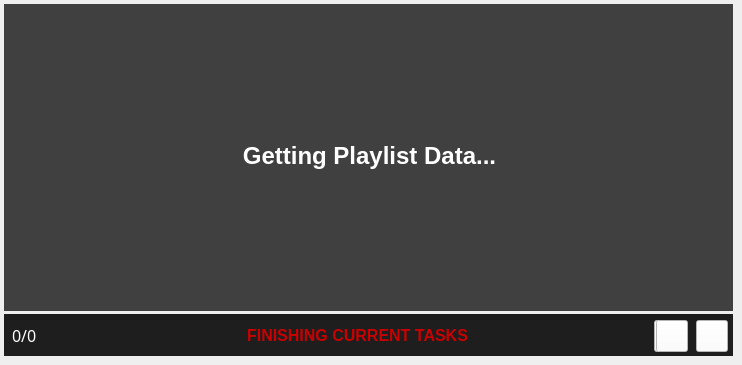
   <widget class="QWidget" name="ProcessingScreen">
    <widget class="QLabel" name="PauseWarning">
     <property name="enabled">
      <bool>true</bool>
     </property>
     <property name="geometry">
      <rect>
       <x>62</x>
       <y>320</y>
       <width>591</width>
       <height>30</height>
      </rect>
     </property>
     <property name="font">
      <font>
       <family>Segoe UI</family>
       <pointsize>12</pointsize>
       <bold>true</bold>
      </font>
     </property>
     <property name="styleSheet">
      <string notr="true">color: rgb(200, 0, 0);
background-color: rgb(30, 30, 30);</string>
     </property>
     <property name="text">
      <string>FINISHING CURRENT TASKS</string>
     </property>
     <property name="alignment">
      <set>Qt::AlignmentFlag::AlignCenter</set>
     </property>
    </widget>
    <widget class="QPushButton" name="PlayButton">
     <property name="enabled">
      <bool>true</bool>
     </property>
     <property name="geometry">
      <rect>
       <x>654</x>
       <y>320</y>
       <width>32</width>
       <height>32</height>
      </rect>
     </property>
     <property name="font">
      <font>
       <family>Segoe UI</family>
       <pointsize>16</pointsize>
      </font>
     </property>
     <property name="styleSheet">
      <string notr="true">background-color: rgb(255, 255, 255);</string>
     </property>
     <property name="text">
      <string/>
     </property>
     <property name="icon">
      <iconset resource="SpotifyDownloader.qrc">
       <normaloff>:/SpotifyDownloader/Icons/PlayButton_B.png</normaloff>:/SpotifyDownloader/Icons/PlayButton_B.png</iconset>
     </property>
     <property name="iconSize">
      <size>
       <width>25</width>
       <height>25</height>
      </size>
     </property>
     <property name="autoDefault">
      <bool>false</bool>
     </property>
     <property name="default">
      <bool>false</bool>
     </property>
     <property name="flat">
      <bool>false</bool>
     </property>
    </widget>
    <widget class="QLabel" name="SongCount">
     <property name="geometry">
      <rect>
       <x>12</x>
       <y>320</y>
       <width>41</width>
       <height>30</height>
      </rect>
     </property>
     <property name="font">
      <font>
       <family>Impact</family>
       <pointsize>12</pointsize>
       <bold>false</bold>
      </font>
     </property>
     <property name="styleSheet">
      <string notr="true">background-color: rgb(30, 30, 30);
color: rgb(255, 255, 255);</string>
     </property>
     <property name="text">
      <string>0/0</string>
     </property>
     <property name="alignment">
      <set>Qt::AlignmentFlag::AlignLeading|Qt::AlignmentFlag::AlignLeft|Qt::AlignmentFlag::AlignVCenter</set>
     </property>
     <property name="margin">
      <number>5</number>
     </property>
    </widget>
    <widget class="QPushButton" name="PauseButton">
     <property name="geometry">
      <rect>
       <x>656</x>
       <y>320</y>
       <width>32</width>
       <height>32</height>
      </rect>
     </property>
     <property name="font">
      <font>
       <family>Segoe UI</family>
       <pointsize>16</pointsize>
      </font>
     </property>
     <property name="styleSheet">
      <string notr="true">background-color: rgb(255, 255, 255);</string>
     </property>
     <property name="text">
      <string/>
     </property>
     <property name="icon">
      <iconset resource="SpotifyDownloader.qrc">
       <normaloff>:/SpotifyDownloader/Icons/Pause_Icon_B.png</normaloff>:/SpotifyDownloader/Icons/Pause_Icon_B.png</iconset>
     </property>
     <property name="iconSize">
      <size>
       <width>25</width>
       <height>25</height>
      </size>
     </property>
     <property name="autoDefault">
      <bool>false</bool>
     </property>
     <property name="default">
      <bool>false</bool>
     </property>
     <property name="flat">
      <bool>false</bool>
     </property>
    </widget>
    <widget class="QFrame" name="BottomBacking">
     <property name="geometry">
      <rect>
       <x>4</x>
       <y>314</y>
       <width>729</width>
       <height>42</height>
      </rect>
     </property>
     <property name="styleSheet">
      <string notr="true">background-color: rgb(30, 30, 30);</string>
     </property>
     <property name="frameShape">
      <enum>QFrame::Shape::NoFrame</enum>
     </property>
    </widget>
    <widget class="QScrollArea" name="DownloadingScrollArea">
     <property name="enabled">
      <bool>true</bool>
     </property>
     <property name="geometry">
      <rect>
       <x>4</x>
       <y>4</y>
       <width>729</width>
       <height>307</height>
      </rect>
     </property>
     <property name="styleSheet">
      <string notr="true">* {
	background-color: rgb(64, 64, 64);
	color: rgb(255, 255, 255);
	selection-background-color: rgb(0, 120, 215);
}

QScrollBar {
	border: none;
}

/* VERTICAL SCROLLBAR */
 QScrollBar:vertical {
	border: none;
    background: rgb(50, 50, 50);
    width: 14px;
	margin: 15px 0 15px 0;
	border-radius: 0px;
 }

/*  HANDLE BAR VERTICAL */
QScrollBar::handle:vertical {	
	background-color: rgb(100, 100, 100);
	min-height: 30px;
	border-radius: 4px;
}

QScrollBar::handle:vertical:hover {	
	background-color: rgb(120, 120, 120);
}

QScrollBar::handle:vertical:pressed {	
	background-color: rgb(140, 140, 140);
}

/* BTN TOP - SCROLLBAR */
QScrollBar::sub-line:vertical {
	border: none;
	background-color: rgb(100, 100, 100);
	height: 15px;
	padding-bottom: -2px;
	border-bottom: 2px solid rgb(50, 50, 50);
	border-top-left-radius: 4px;
	border-top-right-radius: 4px;
	subcontrol-position: top;
	subcontrol-origin: margin;
}
QScrollBar::sub-line:vertical:hover {	
	background-color: rgb(120, 120, 120);
}
QScrollBar::sub-line:vertical:pressed {	
	background-color: rgb(140, 140, 140);
}

/* BTN BOTTOM - SCROLLBAR */
QScrollBar::add-line:vertical {
	border: none;
	background-color: rgb(100, 100, 100);
	height: 15px;
	padding-top: -2px;
	border-top: 2px solid rgb(50, 50, 50);
	border-bottom-left-radius: 4px;
	border-bottom-right-radius: 4px;
	subcontrol-position: bottom;
	subcontrol-origin: margin;
}
QScrollBar::add-line:vertical:hover {	
	background-color: rgb(140, 140, 140);
}
QScrollBar::add-line:vertical:pressed {	
	background-color: rgb(150, 150, 150);
}

/* RESET ARROW */
QScrollBar::up-arrow:vertical, QScrollBar::down-arrow:vertical {
	background: none;
}
QScrollBar::add-page:vertical, QScrollBar::sub-page:vertical {
	background: none;
}</string>
     </property>
     <property name="frameShape">
      <enum>QFrame::Shape::NoFrame</enum>
     </property>
     <property name="lineWidth">
      <number>1</number>
     </property>
     <property name="verticalScrollBarPolicy">
      <enum>Qt::ScrollBarPolicy::ScrollBarAsNeeded</enum>
     </property>
     <property name="horizontalScrollBarPolicy">
      <enum>Qt::ScrollBarPolicy::ScrollBarAsNeeded</enum>
     </property>
     <property name="sizeAdjustPolicy">
      <enum>QAbstractScrollArea::SizeAdjustPolicy::AdjustIgnored</enum>
     </property>
     <property name="widgetResizable">
      <bool>true</bool>
     </property>
     <widget class="QWidget" name="downloadingScrollAreaWidgetContents">
      <property name="geometry">
       <rect>
        <x>0</x>
        <y>0</y>
        <width>729</width>
        <height>307</height>
       </rect>
      </property>
      <property name="styleSheet">
       <string notr="true"/>
      </property>
      <layout class="QVBoxLayout" name="ScrollLayout_2">
       <property name="sizeConstraint">
        <enum>QLayout::SizeConstraint::SetDefaultConstraint</enum>
       </property>
       <item>
        <layout class="QVBoxLayout" name="DownloadingSpaceFillerLayout">
         <property name="spacing">
          <number>6</number>
         </property>
         <item>
          <widget class="QFrame" name="DownloadingSpaceFillerFrame">
           <property name="frameShape">
            <enum>QFrame::Shape::NoFrame</enum>
           </property>
          </widget>
         </item>
        </layout>
       </item>
      </layout>
     </widget>
    </widget>
    <widget class="QPushButton" name="CancelButton">
     <property name="enabled">
      <bool>true</bool>
     </property>
     <property name="geometry">
      <rect>
       <x>696</x>
       <y>320</y>
       <width>32</width>
       <height>32</height>
      </rect>
     </property>
     <property name="font">
      <font>
       <family>Segoe UI</family>
       <pointsize>16</pointsize>
      </font>
     </property>
     <property name="styleSheet">
      <string notr="true">background-color: rgb(255, 255, 255);</string>
     </property>
     <property name="text">
      <string/>
     </property>
     <property name="icon">
      <iconset resource="SpotifyDownloader.qrc">
       <normaloff>:/SpotifyDownloader/Icons/Cancel_Icon_B.png</normaloff>:/SpotifyDownloader/Icons/Cancel_Icon_B.png</iconset>
     </property>
     <property name="iconSize">
      <size>
       <width>25</width>
       <height>25</height>
      </size>
     </property>
     <property name="autoDefault">
      <bool>false</bool>
     </property>
     <property name="default">
      <bool>false</bool>
     </property>
     <property name="flat">
      <bool>false</bool>
     </property>
    </widget>
    <widget class="QLabel" name="GettingPlaylistDataLabel">
     <property name="geometry">
      <rect>
       <x>22</x>
       <y>130</y>
       <width>695</width>
       <height>51</height>
      </rect>
     </property>
     <property name="font">
      <font>
       <family>Segoe UI</family>
       <pointsize>18</pointsize>
       <bold>true</bold>
      </font>
     </property>
     <property name="styleSheet">
      <string notr="true">background-color: rgb(64, 64, 64);
color: rgb(255, 255, 255);</string>
     </property>
     <property name="lineWidth">
      <number>1</number>
     </property>
     <property name="text">
      <string>Getting Playlist Data...</string>
     </property>
     <property name="alignment">
      <set>Qt::AlignmentFlag::AlignCenter</set>
     </property>
    </widget>
    <zorder>DownloadingScrollArea</zorder>
    <zorder>BottomBacking</zorder>
    <zorder>PauseWarning</zorder>
    <zorder>PlayButton</zorder>
    <zorder>PauseButton</zorder>
    <zorder>SongCount</zorder>
    <zorder>CancelButton</zorder>
    <zorder>GettingPlaylistDataLabel</zorder>
   </widget>
